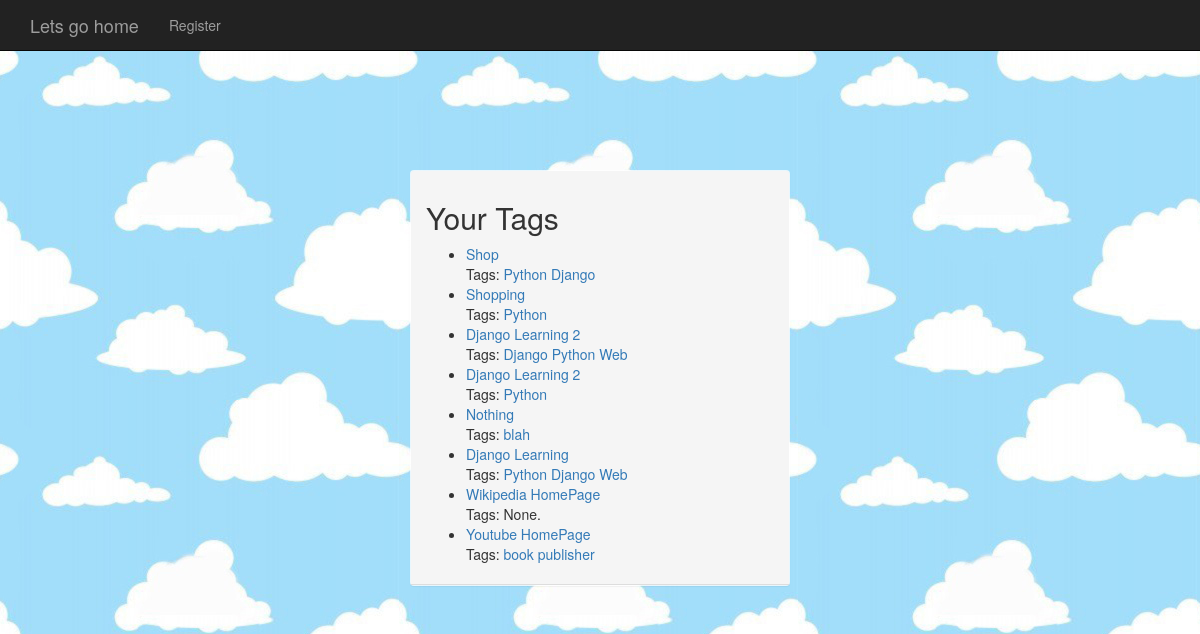
/user/Sharan/, run on the app's committed database.
### bookmarks/models.py (models this page shows, shortened)
class Bookmark(models.Model):
	title=models.CharField(max_length=200)
	user=models.ForeignKey(User)
	link=models.ForeignKey(Link)

class Tag(models.Model):
	name=models.CharField(max_length=64,unique=True)
	bookmarks=models.ManyToManyField(Bookmark)

### bookmarks/views.py (the view)
# urls.py: url(r'^user/(\w+)/$',user_page),
def user_page(request,username):
	user=get_object_or_404(User,username=username)
	bookmarks=user.bookmark_set.order_by('-id')
	variables=RequestContext(request,
		{
		'username':username,
		'bookmarks':bookmarks,
		'show_tags':True
		})
	return render_to_response('user_page.html',variables)

### django_bookmarks/templates/user_page.html (shortened to what this page needs)
{% extends 'base.html' %}
{% block content %}
		<div class="row vertical-offset-100">
                        <div class="col-md-4 col-md-offset-4">
                            <div class="panel panel-default">
                                <div class="panel-heading">
                                    <div class="row-fluid user-row">
                                        <h2>Your Tags</h2>
                                        {% include 'bookmark_list.html' %}
                                    </div>
                                </div>
                            </div>
                        </div>
                </div>
{% endblock %}

### django_bookmarks/templates/bookmark_list.html (shortened to what this page needs)
{% if bookmarks %}
     <ul class="bookmarks">
       {% for bookmark in bookmarks %}
         <li>
           <a href="{{ bookmark.link.url|escape }}" class="title">
             {{ bookmark.title|escape }}</a>
           <br />
           {% if show_tags %}
             Tags:
             {% if bookmark.tag_set.all %}
               <ul class="tags">
                 {% for tag in bookmark.tag_set.all %}
                   <li><a href="/tag/{{ tag.name|urlencode }}/">{{tag.name|escape}}</a></li>
                 {% endfor %}
               </ul>
             {% else %}
               None.
             {% endif %}
             <br />
           {% endif %}
         </li>
       {% endfor %}
     </ul>
   {% else %}
     <p>No bookmarks found.</p>
   {% endif %}

### site_media/parallax.css (style rules this page uses)
body { background-color: #444; background: url(tarunb.jpg); }
.vertical-offset-100 { padding-top: 100px; }
.panel { margin-bottom: 20px; background-color: rgba(255, 255, 255, 0.75); border: 1px solid transparent; border-radius: 4px; -webkit-box-shadow: 0 1px 1px rgba(0, 0, 0, .05); box-shadow: 0 1px 1px rgba(0, 0, 0, .05); }

### site_media/portfolio-item.css (style rules this page uses)
body { padding-top: 70px; }

### site_media/style.css (style rules this page uses)
ul.tags ,ul.tags li { list-style-type: none; display : inline; margin: 0; padding: 0; }

### data on the page
Bookmark: title "Shop"
Tag: name "Python"
Tag: name "Django"
Bookmark: title "Shopping"
Bookmark: title "Django Learning 2"
Tag: name "Web"
Bookmark: title "Django Learning 2"
Bookmark: title "Nothing"
Tag: name "blah"
Bookmark: title "Django Learning"
Bookmark: title "Wikipedia HomePage", shows "None."
Bookmark: title "Youtube HomePage"
Tag: name "book"
Tag: name "publisher"
